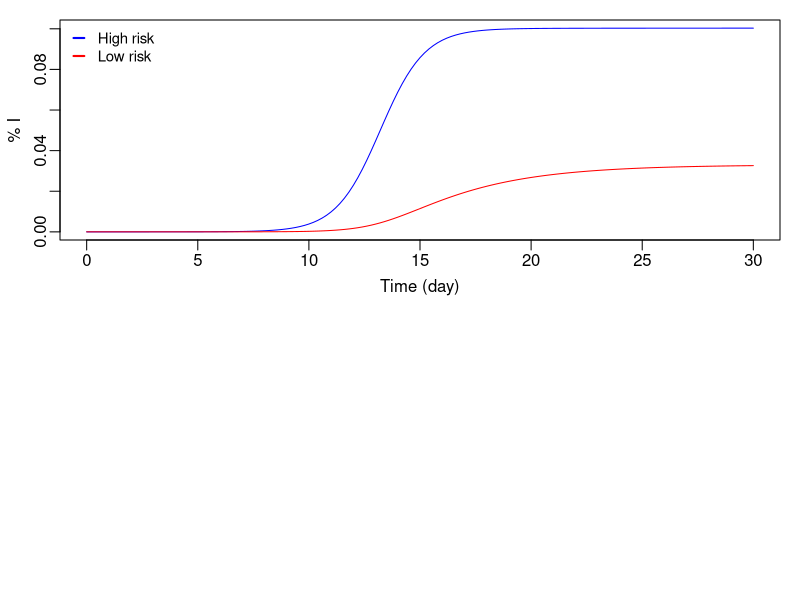
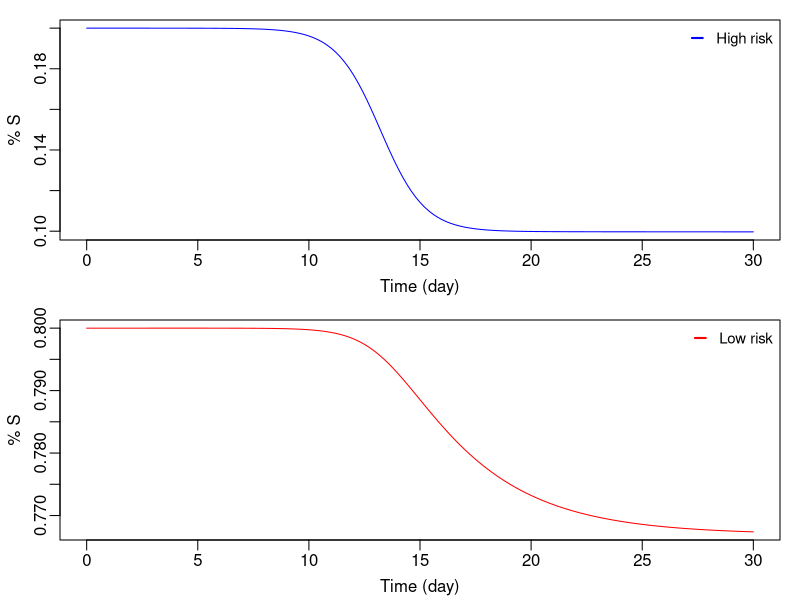
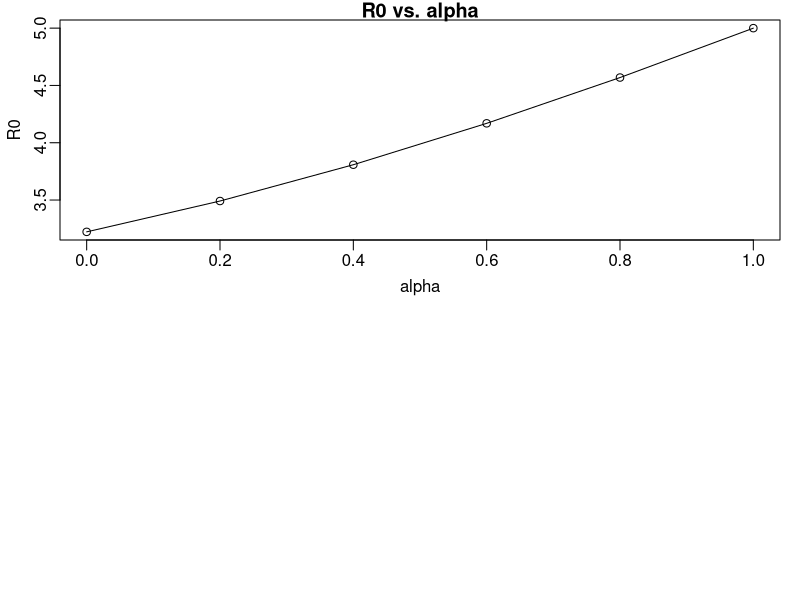
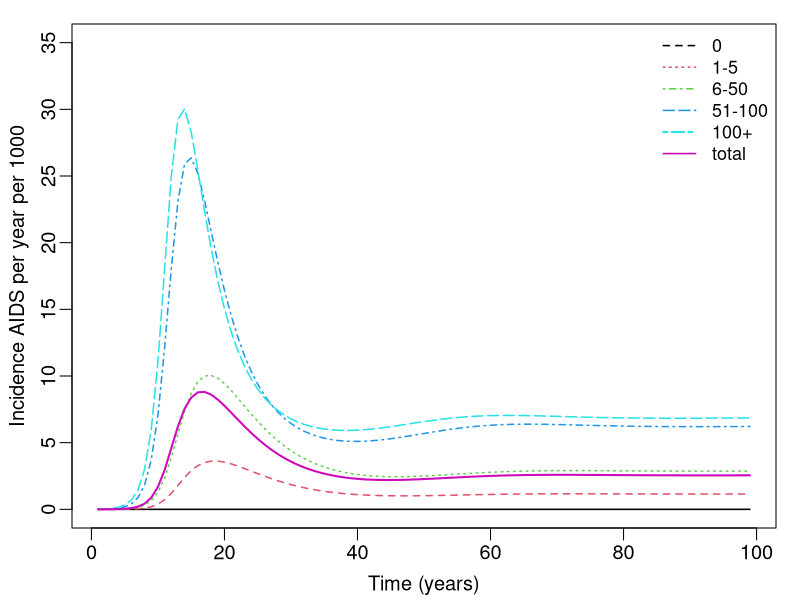
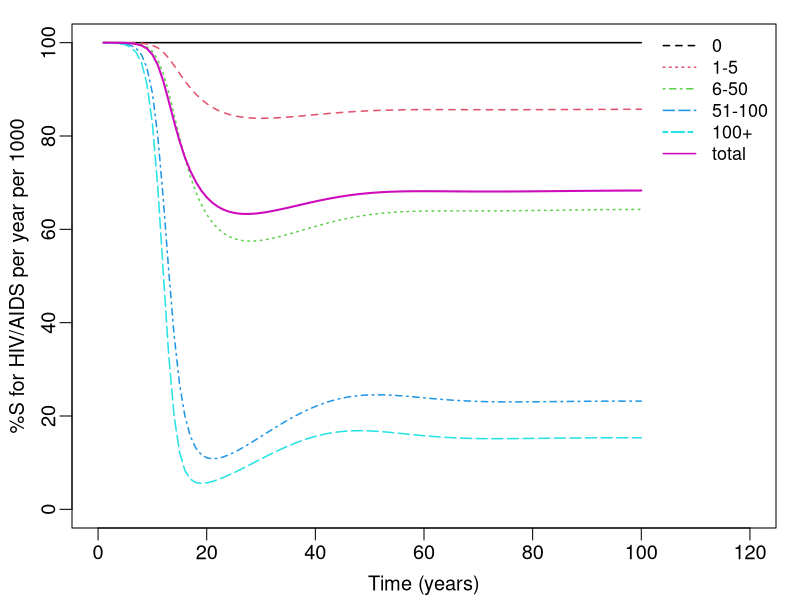

Here is the R script that generated these plots, in order:
## ---- chunk 1
knitr::opts_chunk$set(message = FALSE, warning = FALSE)

library(tidyverse)
library(deSolve)
## ---- chunk 2
# Epidemic model
SIS2riskGrps = function(t, state, parameters) {
  with(as.list(c(state, parameters)), {
    
    dSH = gamma*IH - betaHH*SH*IH - betaHL*SH*IL
    dSL = gamma*IL - betaLH*SL*IH - betaLL*SL*IL
    
    dIH = betaHH*SH*IH + betaHL*SH*IL - gamma*IH
    dIL = betaLH*SL*IH + betaLL*SL*IL - gamma*IL
    
    # FILL IN THE RETURN LIST HERE - MATCH WITH THE NAME OF THE STATE VARIABLES
    list(c(dSH, dSL, dIH, dIL))
  })
}

# Transmission rates
betaHH = 10
betaHL = 0.1
betaLH = 0.1
betaLL = 1

# Recovery rate
gamma = 1  

# Initial state
NH = 0.2
NL = 0.8
IH = 1e-8
IL = 1e-5
SH = NH - IH
SL = NL - IL

# time step
times = seq(0, 30, by = 0.2)
## ---- chunk 3
state = c(SH = SH, SL = SL, IH = IH, IL = IL)
parameters = c(betaHH = 10, betaHL = 0.1, betaLH = 0.1, betaLL = 1, gamma = 1)

sim1 = ode(y = state, times = times, func = SIS2riskGrps, parms = parameters)
## ---- chunk 4
# Plot %I over time
par(mfrow = c(2, 1), mar = c(3, 3, 1, 1), mgp = c(1.8, 0.5, 0))
  plot(sim1[ , 'time'], sim1[ , 'IH'], ylab = '% I', xlab = 'Time (day)', type = 'l', col = 'blue', lwd = 1)
  lines(sim1[ , 'time'], sim1[ , 'IL'], ylab = '% I', xlab = 'Time (day)', type = 'l', col = 'red', lwd = 1)
  legend('topleft', cex = 0.9, seg.len = 0.8,
       legend = c('High risk', 'Low risk'),
       lty = c(1, 1), , lwd = c(2, 2),
       col = c('blue', 'red'), bty = 'n')

# Plot %S over time
par(mfrow = c(2, 1), mar = c(3, 3, 1, 1), mgp = c(1.8, 0.5, 0))
  plot(sim1[ , 'time'], sim1[ , 'SH'], ylab = '% S', xlab = 'Time (day)', type = 'l', col = 'blue', lwd = 1)
  legend('topright', cex = 0.9, seg.len = 0.8,
       legend = 'High risk',
       lty = 1, lwd = 2,
       col = 'blue', bty = 'n')
  plot(sim1[ , 'time'], sim1[ , 'SL'], ylab = '% S', xlab = 'Time (day)', type = 'l', col = 'red', lwd = 1)
  legend('topright', cex = 0.9, seg.len = 0.8,
       legend = 'Low risk',
       lty = 1, lwd = 2,
       col = 'red', bty = 'n')
## ---- chunk 5
# FIRST BETA MATRIX
beta = matrix(c(10, 0.1, 0.1, 1), 2, 2) # the beta matrix
NH = 0.2; NL = 0.8;
n = c(NH, NL)      # n is the vector storing the proportion in each group
n.matrix = diag(n, 2, 2)  # matrix related to the population size in each group
# to see it:
View(n.matrix)

gamma = 1; b = 1;

R.matrix = n.matrix %*% beta / gamma

# to see the output of the eigen function:
eigen(R.matrix)

## To find R0
R0 = eigen(R.matrix)$values[1]

## or directly:
R0 = eigen(n.matrix %*% beta)$values[1]/gamma
## ---- chunk 6
# SECOND BETA MATRIX
beta = matrix(c(1, 1.5, 1.5, 0.5), 2, 2) # the beta matrix
NH = 0.2; NL = 0.8;
n = c(NH, NL)      # n is the vector storing the proportion in each group
n.matrix = diag(n, 2, 2)  # matrix related to the population size in each group
# to see it:
View(beta)
View(n.matrix)

gamma = 1; b = 1;

R.matrix = n.matrix %*% beta / gamma

# to see the output of the eigen function:
eigen(R.matrix)

## To find R0
R0 = eigen(R.matrix)$values[1]
## ---- chunk 7
# Set up the beta matrix based on the assortative mixing method

gamma = 1

# create a place holder for a 2x2 matrix
beta = matrix(0, 2, 2)

# number of contact in each group
Ncontact = c(5, 1)

# proportion of population in each group
Nk = c(0.2, 0.8)

# mean number of contact
M = sum(Ncontact*Nk)

# To consider assortative mixing, use alpha (a) to change the level of assortativeness (alpha is the proportion of within group mixing).
a1 = seq(0, 1, by = 0.2)
R = seq(1, 6, by = 1)
for(k in 1:6){
  a = a1[k]
  for(i in 1:2){ # outer loop will loop through rows
    for (j in 1:2){ # inner loop will loop through columns
      if(i == j) { # 2 equal signs test if the two quantities are the same. In this case, the diagonals.
        # We did not include beta in the equation because in this exercise beta = 1
        beta[i,j] = a * Ncontact[i] / Nk[i] + (1-a) * Ncontact[i]^2/M
      } else {
        beta[i,j] = (1-a)*Ncontact[i]*Ncontact[j]/M
      }
    }
  }
  # Compute R0
  R[k] = eigen(diag(Nk, 2, 2) %*% beta)$values[1]/gamma
}

Q4 = tibble(alpha = a1, R0 = R)
## ---- chunk 8
# Plot R0 vs. alpha
plot(Q4$alpha, Q4$R0, xlab = 'alpha', ylab = 'R0', main = 'R0 vs. alpha', typ = 'o')
## ---- chunk 9
# Run the model for 100 yrs
times = 1:100
mu = 0.0312;  
N = c(0.06, 0.31, 0.52, 0.08, 0.03); 
NU = mu*N;
gamma = 0.2; 
m = 1; 
d = 0.3; # in years
beta = 0.0217
BETA = matrix(c(rep(0, 5),
              0, 0.65, 2.15, 12.9, 21.5,
              0, 2.15, 7.17, 43.1, 71.8,
              0, 12.9, 43.1, 258, 431,
              0, 21.5, 71.8, 431, 718), 5, 5, byrow = T)*beta
I0 = c(0, 0, 0, 0, 1e-5);  
S0 = N - I0;  
A0 = rep(0, 5); 
cumA0 = rep(0, 5);

parameters = c(BETA = BETA, mu = mu, gamma = gamma, m = m, d = d, nu1 = NU[1], nu2 = NU[2], nu3 = NU[3], nu4 = NU[4], nu5 = NU[5])

state = c(S1 = S0[1], S2 = S0[2], S3 = S0[3], S4 = S0[4], S5 = S0[5],
          I1 = I0[1], I2 = I0[2], I3 = I0[3], I4 = I0[4], I5 = I0[5],
          A1 = A0[1], A2 = A0[2], A3 = A0[3], A4 = A0[4], A5 = A0[5],
          cumA1 = cumA0[1], cumA2 = cumA0[2], cumA3 = cumA0[3], cumA4 = cumA0[4], cumA5 = cumA0[5])
## ---- chunk 10
# HIV model with 5 risk groups
HIV5riskGrps = function(t, state, parameters) {
  with(as.list(c(state, parameters)), {
    
    dS1 = nu1 - sum(BETA[1,] * c(I1,I2,I3,I4,I5))* S1 - mu*S1
    dS2 = nu2 - sum(BETA[2,] * c(I1,I2,I3,I4,I5))* S2 - mu*S2
    dS3 = nu3 - sum(BETA[3,] * c(I1,I2,I3,I4,I5))* S3 - mu*S3
    dS4 = nu4 - sum(BETA[4,] * c(I1,I2,I3,I4,I5))* S4 - mu*S4
    dS5 = nu5 - sum(BETA[5,] * c(I1,I2,I3,I4,I5))* S5 - mu*S5
    
    dI1 = sum(BETA[1,] * c(I1,I2,I3,I4,I5))* S1 - mu*I1 - gamma*I1
    dI2 = sum(BETA[2,] * c(I1,I2,I3,I4,I5))* S2 - mu*I2 - gamma*I2
    dI3 = sum(BETA[3,] * c(I1,I2,I3,I4,I5))* S3 - mu*I3 - gamma*I3
    dI4 = sum(BETA[4,] * c(I1,I2,I3,I4,I5))* S4 - mu*I4 - gamma*I4
    dI5 = sum(BETA[5,] * c(I1,I2,I3,I4,I5))* S5 - mu*I5 - gamma*I5
    
    dA1 = d*gamma*I1 - mu*A1 - m*A1
    dA2 = d*gamma*I2 - mu*A2 - m*A2
    dA3 = d*gamma*I3 - mu*A3 - m*A3
    dA4 = d*gamma*I4 - mu*A4 - m*A4
    dA5 = d*gamma*I5 - mu*A5 - m*A5
    
    # cumulative incidence
    dcumA1 = d*gamma*I1
    dcumA2 = d*gamma*I2
    dcumA3 = d*gamma*I3
    dcumA4 = d*gamma*I4
    dcumA5 = d*gamma*I5
    
    list(c(dS1,dS2,dS3,dS4,dS5, 
           dI1,dI2,dI3,dI4,dI5, 
           dA1,dA2,dA3,dA4,dA5, 
           dcumA1,dcumA2,dcumA3,dcumA4,dcumA5))
  })
}

simHIV = ode(y = state, times = times, func = HIV5riskGrps, parms = parameters)
## ---- chunk 11
# Incidence per 1000 for each group
Incidence = (simHIV[-1, c('cumA1', 'cumA2', 'cumA3', 'cumA4', 'cumA5')]- simHIV[-length(times), c('cumA1', 'cumA2', 'cumA3', 'cumA4', 'cumA5')]) / matrix(N, 99, 5, byrow = T)*1000

# Total population incidence per 1000
totInci = rowSums((simHIV[-1, c('cumA1', 'cumA2', 'cumA3', 'cumA4', 'cumA5')]- simHIV[-length(times), c('cumA1', 'cumA2', 'cumA3', 'cumA4', 'cumA5')]))*1e3
## ---- chunk 12
par(mfrow = c(1,1), cex = 1.2, mar = c(3, 3, 1, 1), mgp = c(1.8, 0.5, 0))
matplot(Incidence[ , 1:5], type = 'l', lty = 1:5, col = 1:6, lwd = 1.5, ylim = c(0, 35),
        ylab = 'Incidence AIDS per year per 1000', xlab = 'Time (years)')
lines(totInci, lwd = 2, col = 6)
legend('topright', leg = c('0', '1-5', '6-50', '51-100', '100+', 'total'), lty = c(2:6, 1),
      col = 1:6, lwd = c(rep(1.5, 4), 2), cex = 0.9, bty = 'n')
## ---- chunk 13
# Susceptible fraction per group
S = simHIV[ , c('S1', 'S2', 'S3', 'S4', 'S5')] / matrix(N, 100, 5, byrow = T)*100

# susceptibility combining all groups
totS = rowSums(simHIV[ , c('S1', 'S2', 'S3', 'S4', 'S5')])*100
## ---- chunk 14
par(mfrow = c(1,1), cex = 1.2, mar = c(3, 3, 1, 1), mgp = c(1.8, 0.5, 0))
matplot(S[ , 1:5], type = 'l', lty = 1:5, col = 1:6, lwd = 1.5, ylim = c(0, 100), xlim = c(0, 120),
        ylab = '%S for HIV/AIDS per year per 1000', xlab = 'Time (years)')
lines(totS, lwd = 2, col = 6)
legend('topright', leg = c('0', '1-5', '6-50', '51-100', '100+', 'total'), lty = c(2:6, 1),
      col = 1:6, lwd = c(rep(1.5, 4), 2), cex = 0.9, bty = 'n')
